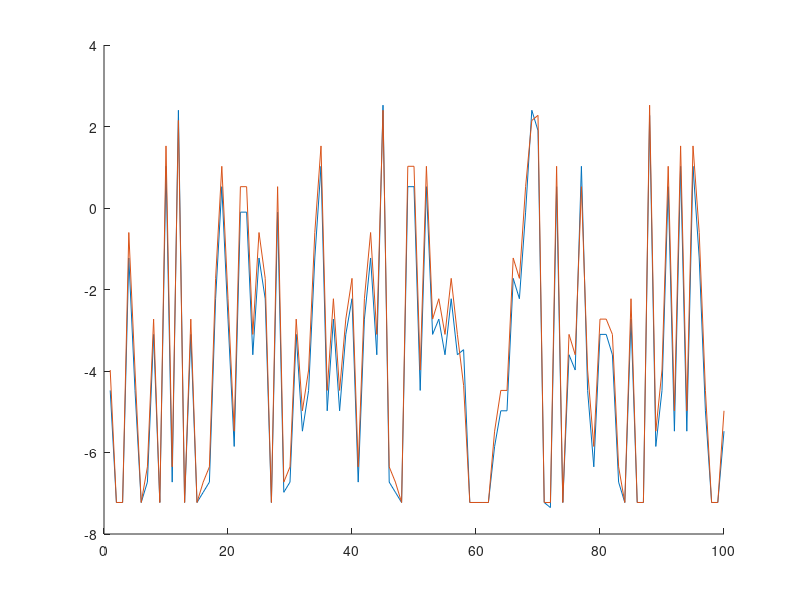
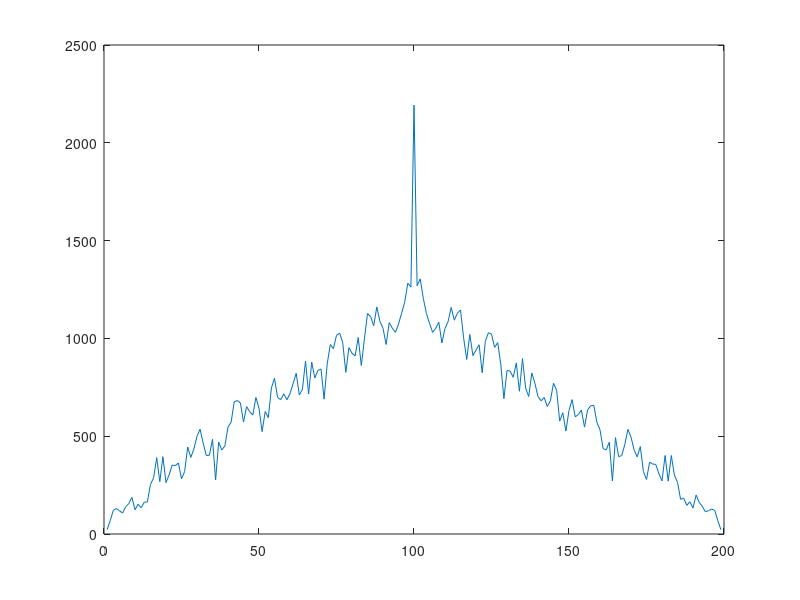

Source code (MATLAB) for these figures, in order:
clearvars; close all; clc;
load('Ensamble_QRS.mat')

hold on
for ii = 1:2
   plot(ecgshift(:,ii))
end
figure
c = xcorr(ecgshift(:,1),ecgshift(:,2));
plot(c)